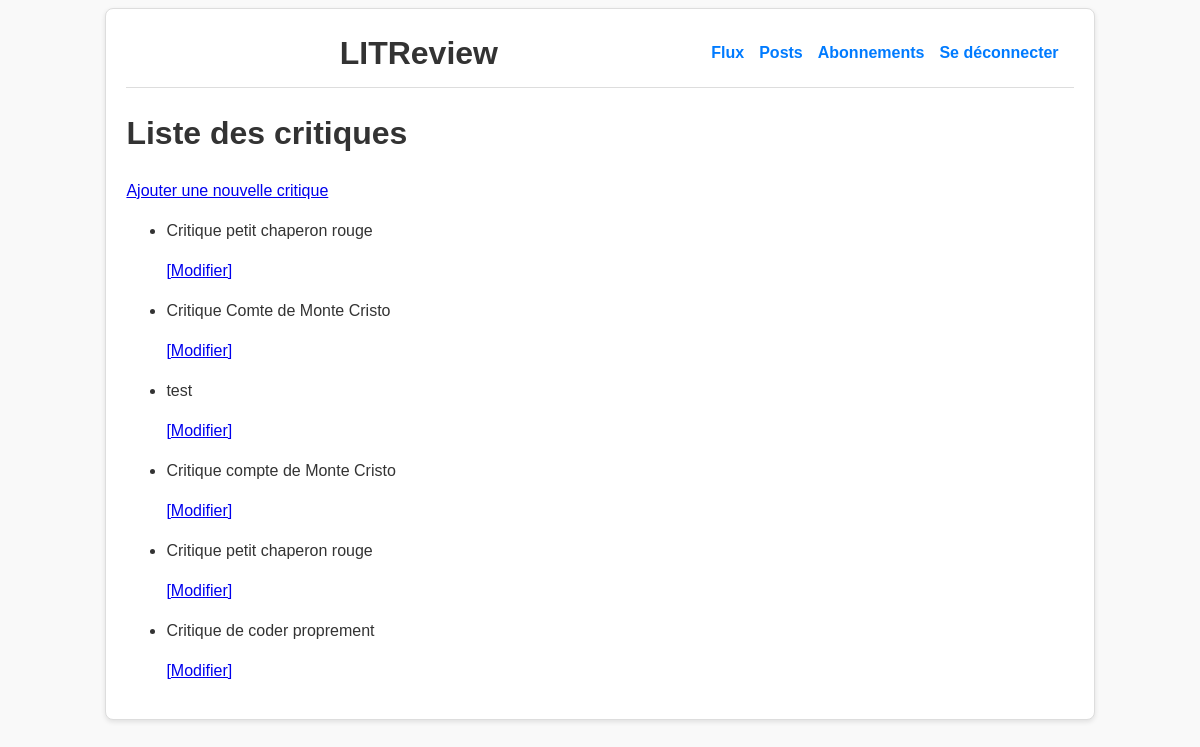
/review/, run on an earlier commit of the app's database.
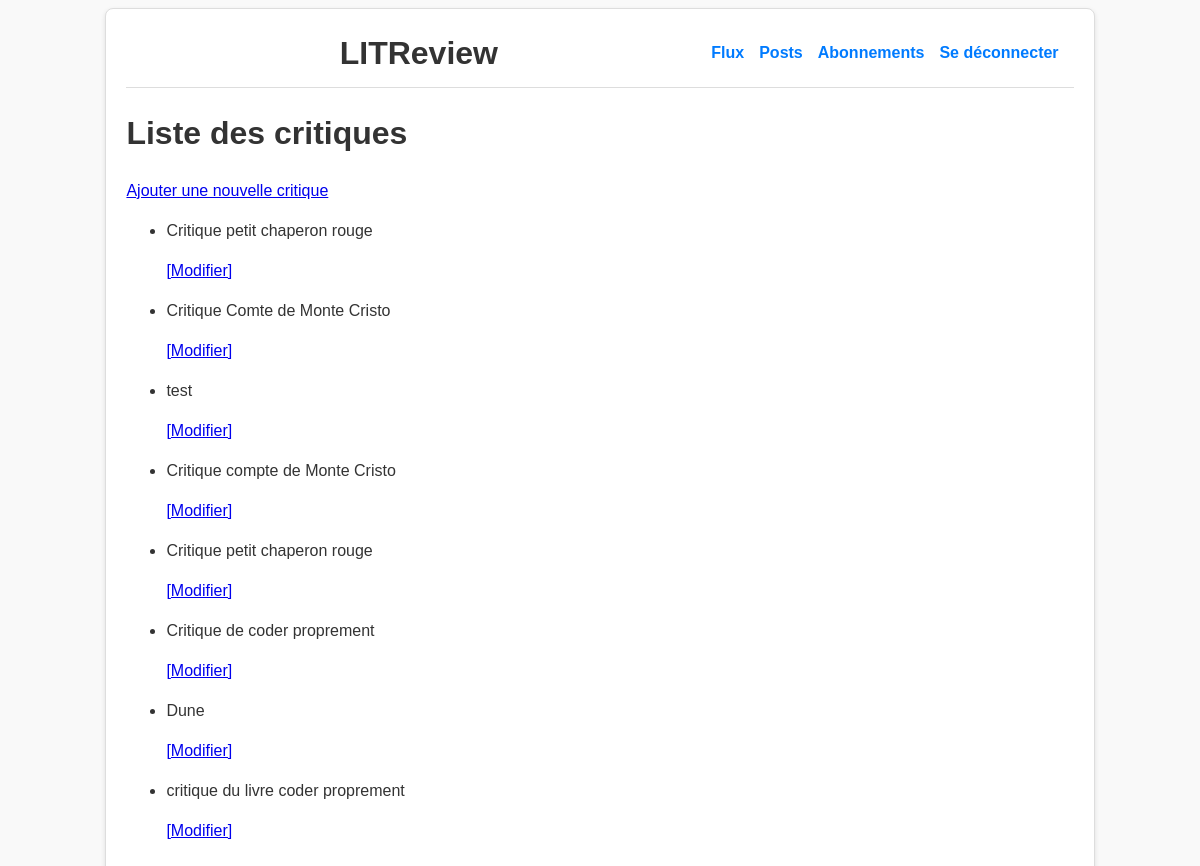
And on a later commit of the database.
### review/models.py (models this page shows, shortened)
class Review(models.Model):
    ticket = models.ForeignKey(to=Ticket, on_delete=models.CASCADE, null=True, blank=True)
    rating = models.PositiveSmallIntegerField(
        validators=[MinValueValidator(0), MaxValueValidator(5)]
    )
    headline = models.CharField(max_length=128)
    body = models.TextField(max_length=8192, blank=True)
    user = models.ForeignKey(
        to=settings.AUTH_USER_MODEL, on_delete=models.CASCADE, null=True
    )
    time_created = models.DateTimeField(auto_now_add=True)
    contributors = models.ManyToManyField(
        settings.AUTH_USER_MODEL,
        through="ReviewContributor",
        related_name="contributions",
        blank=True,
    )

### review/views.py (the view)
# urls.py: path("review/", review.views.review_list, name="review_list"),
def review_list(request):
    review = Review.objects.all()
    return render(request, "review/review_list.html", {"reviews": review})

### review/templates/review/review_list.html
{% extends 'base.html' %}
{% block content %}
<h1>Liste des critiques</h1>
<a href="{% url 'review_create' %}">Ajouter une nouvelle critique</a>
<ul>
    {% for review in reviews %}
    <li>
        <p>{{ review.headline }}</p>
        <a href="{% url 'review_update' review.id %}">[Modifier]</a>
    </li>
    {% endfor %}
</ul>
{% endblock %}

What changed in the data, as far as the page shows it:
added Review: headline "Dune"
added Review: headline "critique du livre coder proprement"
